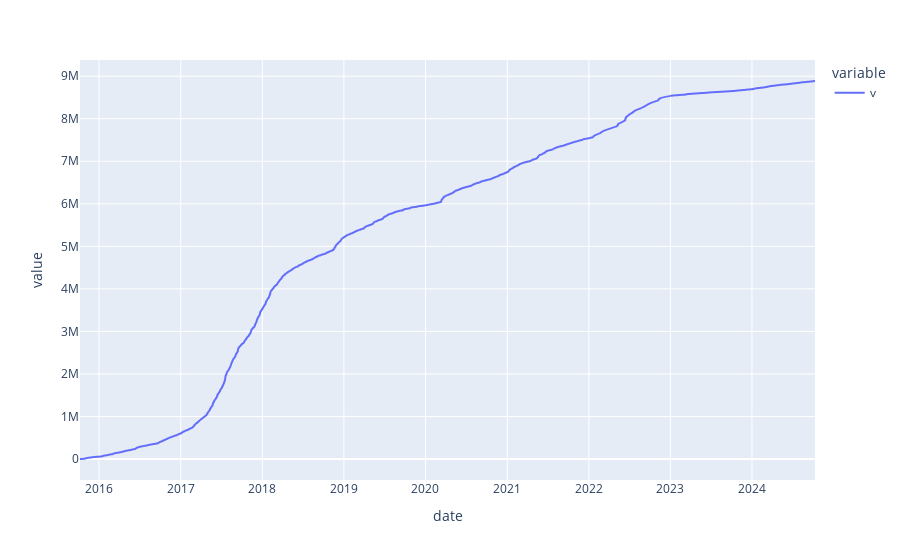

Notebook source saved alongside this figure:
### Code cell
df.v.plot()

### Figure 1 — Plotly figure (JSON) as saved in the notebook; plotly's stock layout.template omitted (floating-point values rounded to 4 significant figures; data arrays with more than 128 entries replaced by an {"elided": "..."} marker saying what was removed)
{"data": [{"hovertemplate": "variable=v<br>date=%{x}<br>value=%{y}<extra></extra>", "legendgroup": "v", "line": {"color": "#636efa", "dash": "solid"}, "marker": {"symbol": "circle"}, "mode": "lines", "name": "v", "showlegend": true, "type": "scattergl", "x": {"elided": "3643 str values"}, "xaxis": "x", "y": {"elided": "3643 float values"}, "yaxis": "y"}], "layout": {"autosize": true, "legend": {"title": {"text": "variable"}, "tracegroupgap": 0}, "margin": {"t": 60}, "xaxis": {"anchor": "y", "autorange": true, "domain": [0, 1], "range": ["2015-10-08", "2024-10-09"], "title": {"text": "date"}, "type": "date"}, "yaxis": {"anchor": "x", "autorange": true, "domain": [0, 1], "range": [-493700.0, 9381000.0], "title": {"text": "value"}, "type": "linear"}}}
